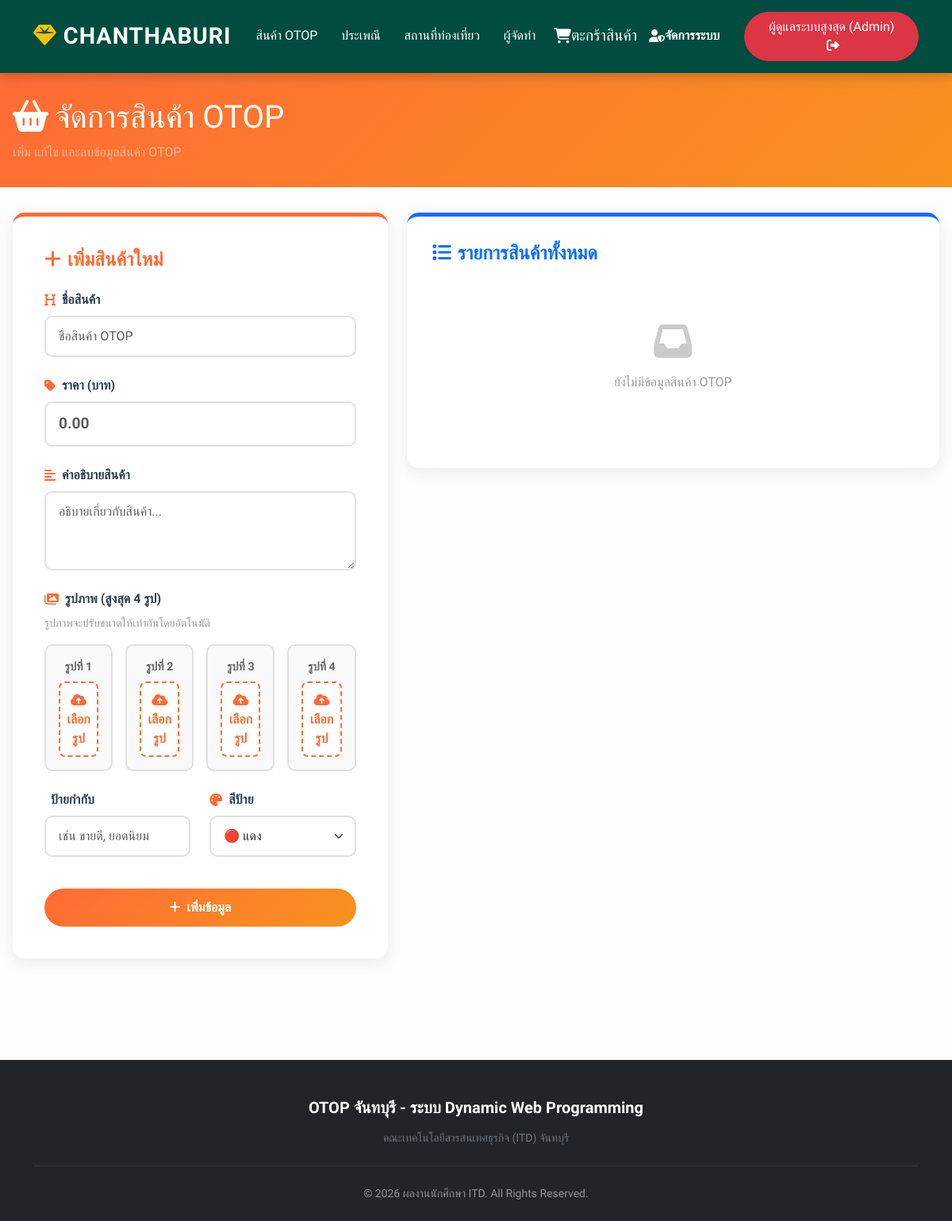
The page /admin_product_manage.php (signed in) on the database as committed earlier.
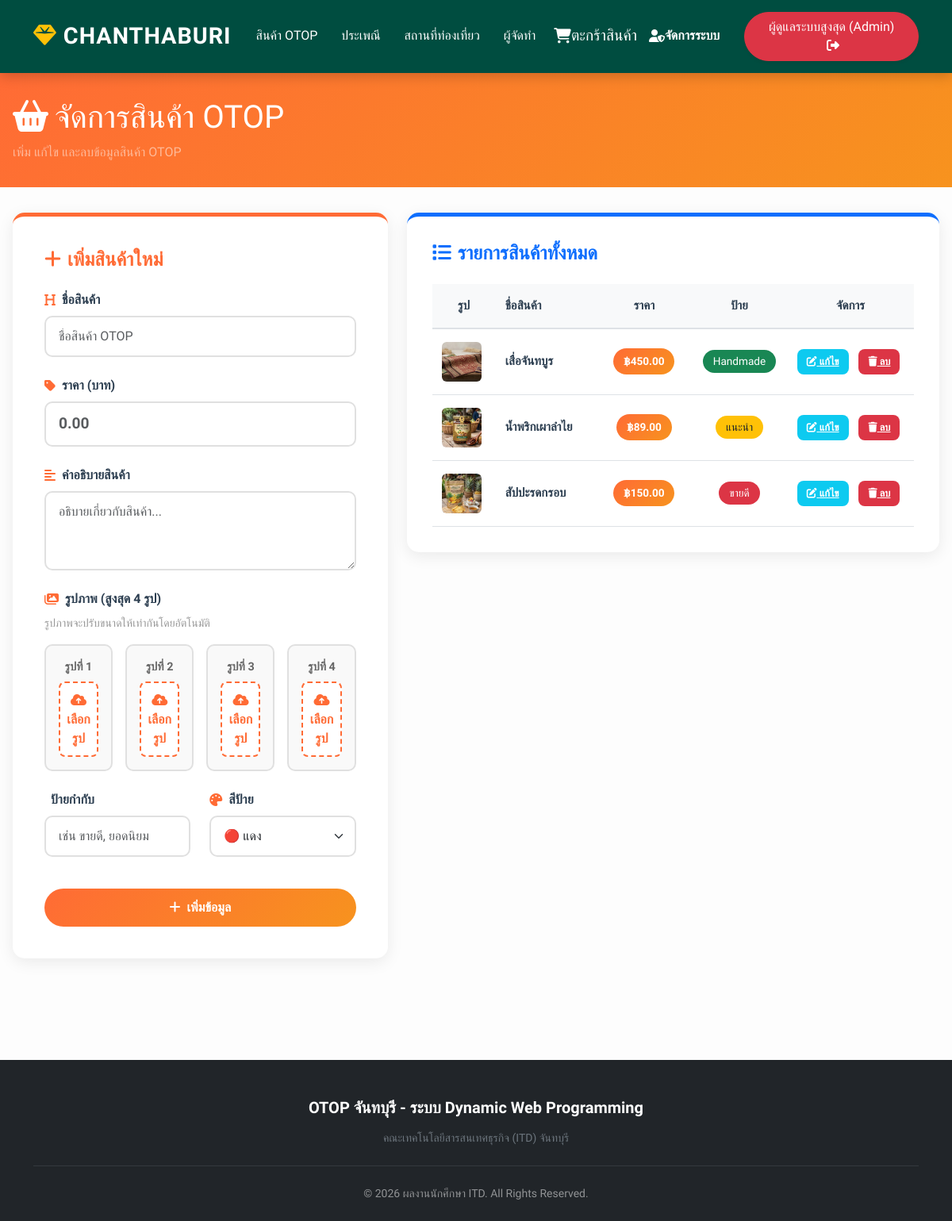
The same page on the database as committed later.
### tables this page shows
CREATE TABLE IF NOT EXISTS `otop_products` (
  `id` int NOT NULL AUTO_INCREMENT,
  `name` varchar(255) NOT NULL,
  `price` varchar(50) NOT NULL,
  `description` text,
  `image_url` varchar(255) NOT NULL,
  `image_url_2` varchar(255) DEFAULT NULL,
  `image_url_3` varchar(255) DEFAULT NULL,
  `image_url_4` varchar(255) DEFAULT NULL,
  `tag` varchar(50) NOT NULL,
  `tag_color` varchar(50) NOT NULL,
  PRIMARY KEY (`id`)
);

### admin_product_manage.php (the view, shortened to what the changed rows need)
<?php
include('includes/db_config.php');
include('includes/header.php');
?>
<div class="admin-header">
    <div class="admin-container">
        <h1 class="mb-2"><i class="fas fa-shopping-basket me-2"></i>จัดการสินค้า OTOP</h1>
    </div>
</div>
<div class="container admin-container">
    <div class="row">
        <div class="col-lg-5">
            <div class="form-section">
                <form method="POST" enctype="multipart/form-data">
                    <div class="form-group">
                        <div class="image-upload-group">
                            <?php for ($i = 1; $i <= 4; $i++):
                                ?>
                                <div class="image-upload-item">
                                    <div
                                        style="font-size: 0.9rem; color: #666; margin-bottom: 0.5rem; display: block; font-weight: 600;">
                                        รูปที่ <?= $i ?></div>
                                    <label class="file-input-custom" data-image="<?= $i ?>">
                                        <i class="fas fa-cloud-upload-alt"></i> เลือกรูป
                                    </label>
                                </div>
                            <?php endfor; ?>
                        </div>
                    </div>
                </form>
            </div>
        </div>
        <div class="col-lg-7">
            <div class="table-section">
                <?php
                $sql = "SELECT * FROM otop_products ORDER BY id DESC";
                $result = mysqli_query($conn, $sql);
                if (mysqli_num_rows($result) > 0):
                    ?>
                    <div>
                        <table class="admin-table">
                            <thead>
                                <tr>
                                    <th style="width: 80px; text-align: center;">รูป</th>
                                    <th>ชื่อสินค้า</th>
                                    <th style="width: 120px; text-align: center;">ราคา</th>
                                    <th style="width: 120px; text-align: center;">ป้าย</th>
                                    <th style="width: 160px; text-align: center;">จัดการ</th>
                                </tr>
                            </thead>
                            <tbody>
                                <?php while ($row = mysqli_fetch_assoc($result)): ?>
                                    <tr>
                                        <td style="text-align: center;">
                                            <img src="<?= htmlspecialchars($row['image_url']) ?>" class="table-image">
                                        </td>
                                        <td><strong><?= htmlspecialchars($row['name']) ?></strong></td>
                                        <td style="text-align: center;"><span class="price-badge"
                                                style="font-size: 0.85rem; padding: 0.4rem 0.8rem;">฿<?= number_format($row['price'], 2) ?></span>
                                        </td>
                                        <td style="text-align: center;"><span
                                                class="badge <?= htmlspecialchars($row['tag_color']) ?>"
                                                style="padding: 0.5rem 0.8rem; font-size: 0.85rem; border-radius: 50px; font-weight: normal;"><?= htmlspecialchars($row['tag']) ?></span>
                                        </td>
                                        <td class="actions-cell">
                                            <div class="action-buttons">
                                                <a href="admin_product_manage.php?edit=<?= $row['id'] ?>"
                                                    class="btn-action btn-edit"><i class="fas fa-edit"></i> แก้ไข</a>
                                                <a href="admin_product_manage.php?delete=<?= $row['id'] ?>"
                                                    class="btn-action btn-delete" onclick="return confirm('ลบสินค้านี้?')"><i
                                                        class="fas fa-trash"></i> ลบ</a>
                                            </div>
                                        </td>
                                    </tr>
                                <?php endwhile; ?>
                            </tbody>
                        </table>
                    </div>
                <?php else: ?>
                    <div class="empty-state">
                        <i class="fas fa-inbox"></i>
                        <p>ยังไม่มีข้อมูลสินค้า OTOP</p>
                    </div>
                <?php endif; ?>
            </div>
        </div>
    </div>
</div>
<?php include('includes/footer.php'); ?>

Rows that differ between the two databases and show on the page:
added otop_products: image_url (picture), name "เสื่อจันทบูร", price "450.00", tag "Handmade"
added otop_products: image_url (picture), name "น้ำพริกเผาลำไย", price "89.00", tag "แนะนำ"
added otop_products: image_url (picture), name "สัปปะรดกรอบ", price "150.00", tag "ขายดี"
Other text that changed with them:
text no longer shown: "ยังไม่มีข้อมูลสินค้า OTOP"
text now shown: "รูป ชื่อสินค้า ราคา ป้าย จัดการ"
